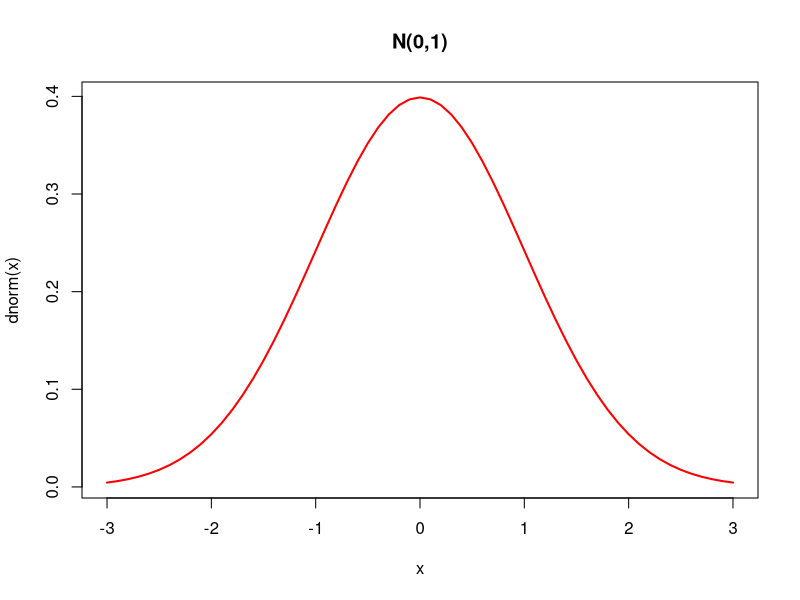
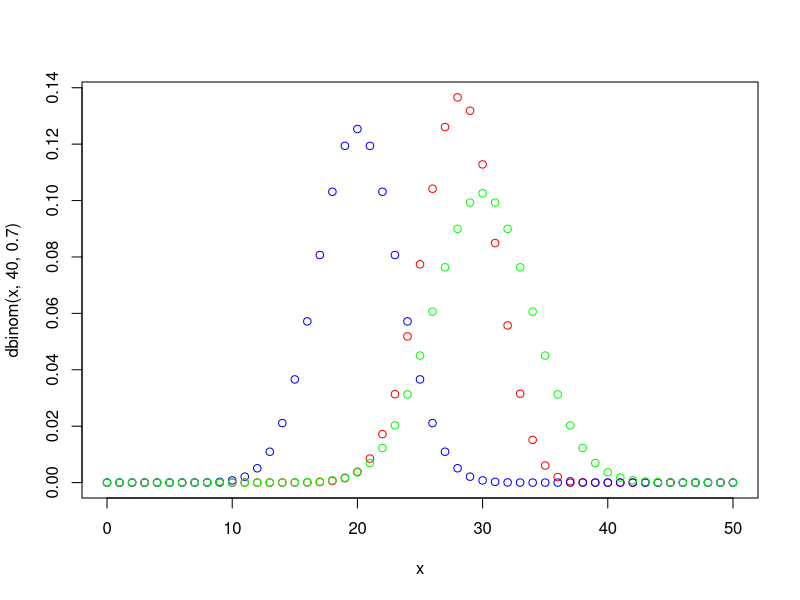
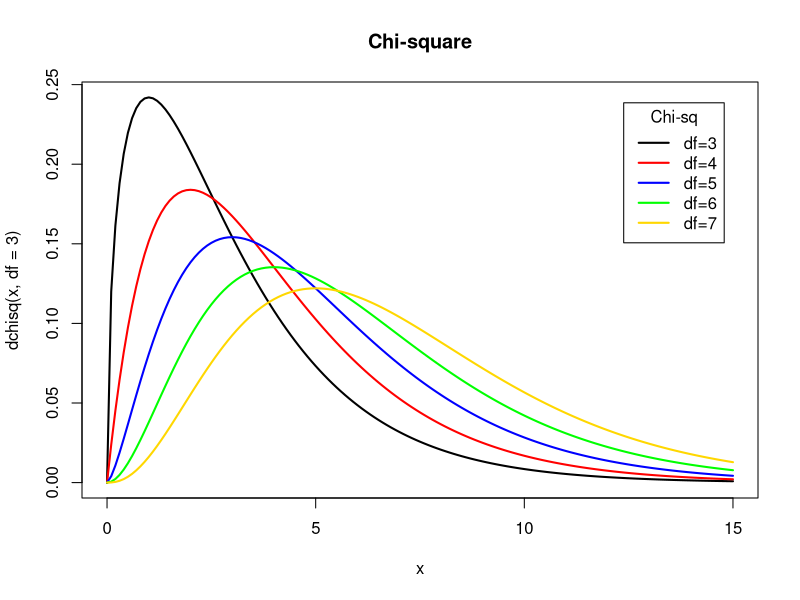

These charts were generated, in order, by the following R code:
##### Density Functions - Graph #####

## Normal
x<-seq(-3,3,.1)
plot(x,dnorm(x),type='l',main="N(0,1)",lwd=2,col='red')

## Binomial
# discrete probability distribution
# n Bernoulli Trial of p probability of success
x<-seq(0,50)
plot(x,dbinom(x,40,0.7),col="red")
points(x,dbinom(x,40,0.5),col="blue")
points(x,dbinom(x,60,0.5),col="green")


## Chi-square
# chi-sq(df=k) = k(Z^2)
x<-seq(0,15,0.1)
plot(x,dchisq(x,df=3),type='l',main="Chi-square",lwd=2)
lines(x,dchisq(x,df=4),lwd=2,col='red')
lines(x,dchisq(x,df=5),lwd=2,col='blue')
lines(x,dchisq(x,df=6),lwd=2,col='green')
lines(x,dchisq(x,df=7),lwd=2,col='gold')
colors<-c('black','red','blue','green','gold')
labels<-c('df=3','df=4','df=5','df=6','df=7')
legend("topright", inset=.05, title="Chi-sq",labels, lwd=2, col=colors)

## Exponential
